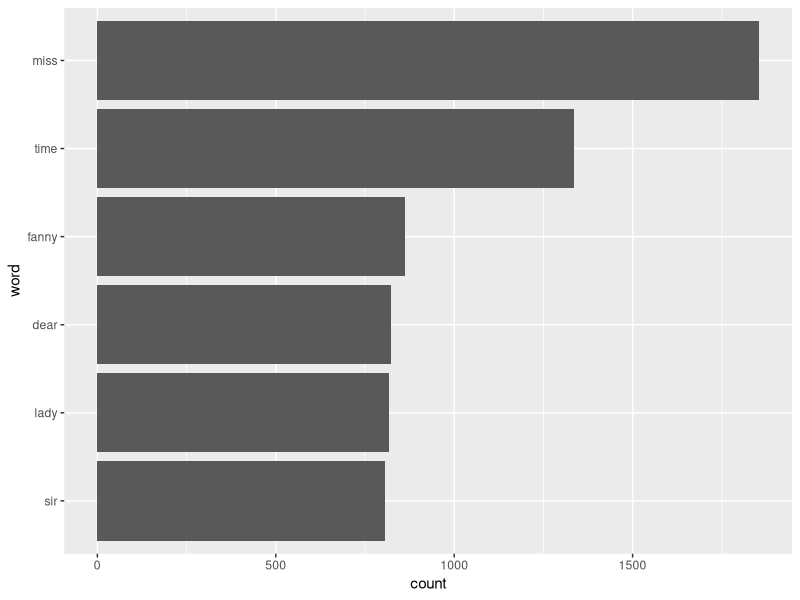

Generate this figure with R:
# Exercise-1
# Developed from: http://tidytextmining.com/

# Set up (install packages that you don't have)
library(janeaustenr)
library(tidytext)
library(dplyr)
library(stringr)
library(ggplot2)

# Load Jane Austen books into a dataframe using the austen_books() function
books <- austen_books()

# How many books are in the dataset?
num.books <- length(unique(books$book))

# Which book has the most lines?
most.lines <- books %>% 
  group_by(book) %>% 
  summarize(lines = n()) %>% 
  filter(lines == max(lines)) %>% 
  select(book)

# Use the unnest_tokens function to generate the full list of words
word.list <- books %>% unnest_tokens(word, text)

# Which words are most common (regardless of which book them come from)?
all.words <- word.list %>% 
  group_by(word) %>% 
  summarize(count = n()) %>% 
  arrange(-count)

# Remove stop words by performing an anti_join with the stop_words dataframe
no.stop.words <- all.words %>% 
  anti_join(stop_words, by="word")

# Which non stop-words are most common?
no.stop.words <- no.stop.words %>%
  arrange(-count)

# Use ggplot to make a horizontal bar chart of the word frequencies of non-stop words
no.stop.words %>% 
  filter(count > 800) %>% 
  mutate(word = reorder(word, count)) %>% 
  ggplot(aes(word, count)) +
    geom_col() + 
    coord_flip()
